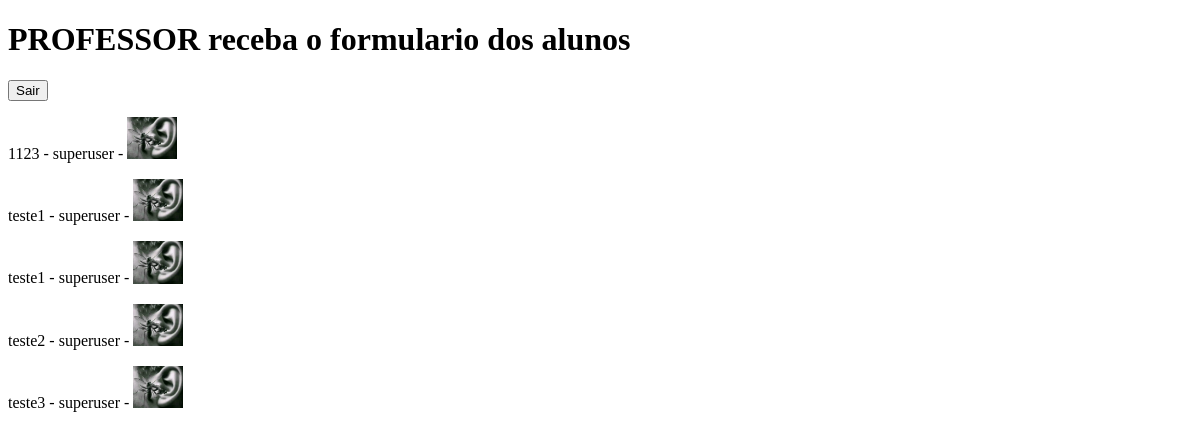
/documentos/ListaDocumentos/ (signed in), run on an earlier commit of the app's database.
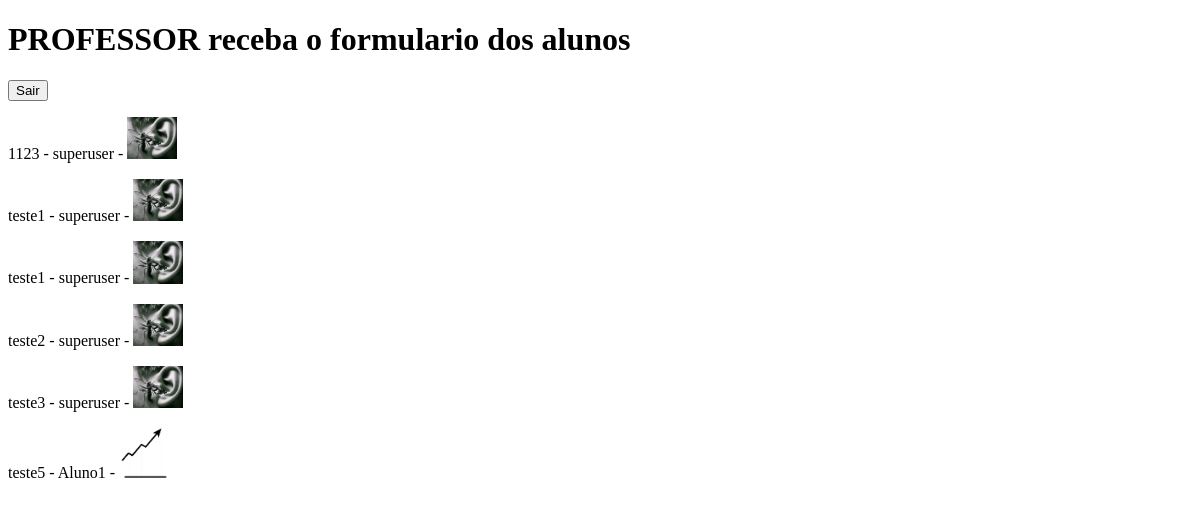
And on a later commit of the database.
### documentos/models.py (models this page shows, shortened)
class Documento(models.Model):
    status = (
        ('enviado', 'Enviado'),
        ('aprovado', 'Aprovado'),
        ('recusado', 'Recusado'),
        )
    aluno = models.ForeignKey(
        User,
        on_delete=models.CASCADE,
        related_name='documentos_enviados'
        )
    professor = models.ForeignKey(
        User,
        null=True,
        blank=True,
        on_delete=models.CASCADE,
        related_name='documentos_avaliados'
        )
    status = models.CharField(
        max_length=10,
        choices=status,
        default='enviado'
        )
    titulo = models.CharField(max_length=50)
    arquivo = models.FileField(upload_to='documentos/')
    feedback = models.TextField(blank=True,null=True)

### documentos/views.py (the view)
# urls.py: path('ListaDocumentos/', views.ListaDocumentos, name='lista'),
@login_required
def ListaDocumentos(request):
    docs = Documento.objects.select_related('aluno').all()
    return render(request, 'professor/lista.html', { 'docs': docs })

### documentos/templates/professor/lista.html (shortened to what this page needs)
<!DOCTYPE html>
<html lang="en">
  <head>
  </head>
  <body>
    <h1>PROFESSOR receba o formulario dos alunos</h1>
    <form action="{% url 'logout' %}" method="post">
      <button type="submit">Sair</button>
    </form>
    {% for doc in docs %}
      <p>
        {{ doc.titulo }} - {{ doc.aluno }} - <img src="{{ doc.arquivo.url }}" width="50" />
      </p>
    {% empty %}
      <p>Nenhum documento encontrado</p>
    {% endfor %}
  </body>
</html>

What changed in the data, as far as the page shows it:
added Documento: titulo "teste5", aluno "Aluno1", arquivo (picture)
